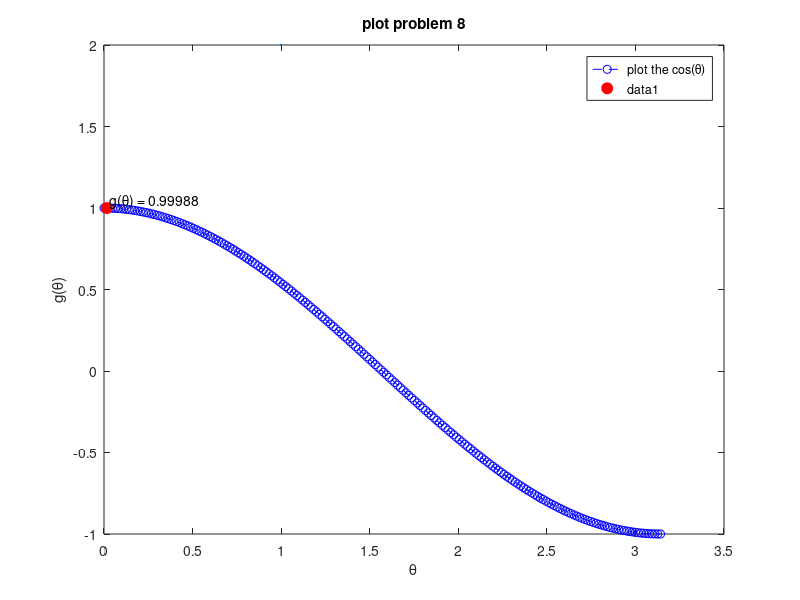

The MATLAB source for this figure:
function problem8()
%UNTITLED13 Summary of this function goes here
%   Detailed explanation goes here
% intialize the parameter. 
theta=linspace(0,pi,200);  %steps from 0 to pi
g= cos(theta);              %compute the equation
threshold=0.99;            %threshold ..the maximum to stop the computational
tolerance=1e-2;             %tolerance where 1-0.99999
step =1;

while step<length(g)            %loop over the 2000 step of the theta
    if tolerance>abs(g(step)-threshold)
    break;  % Stop the computation when g(theta) ≈ 0.99999
    else 
        step=step+1;
    end 
end 
% Display the number of steps
disp(['number of steps taken is: ', num2str(step)]);

%plot the graph 
%plot(theta, g, LineWidth=1,Color='b',LineStyle='--',Marker='o',MarkerSize=2) ;
plot(theta, g, 'b--o',MarkerSize=2) ;

hold on;
title("plot problem 8");                %add title for the plot GUI
xlabel('\theta');                        %add x-axis for the plot GUI
ylabel('g(\theta)');                     %add y-axis for the plot GUI
legend('plot the cos(\theta)');          %show legend

% Highlight the point where g(\theta) ≈ 0.99999
%plot(theta(step),g(step),markersize=8,MarkerFaceColor="auto",Marker="o",MarkerEdgeColor="auto");
% Highlight the point where g(\theta) ≈ 0.99999
plot(theta(step), g(step), 'ro', 'MarkerSize', 8, 'MarkerFaceColor', 'r');
text(theta(step), g(step), [' g(\theta) = ', num2str(g(step))], 'VerticalAlignment', 'bottom');  

hold off
end